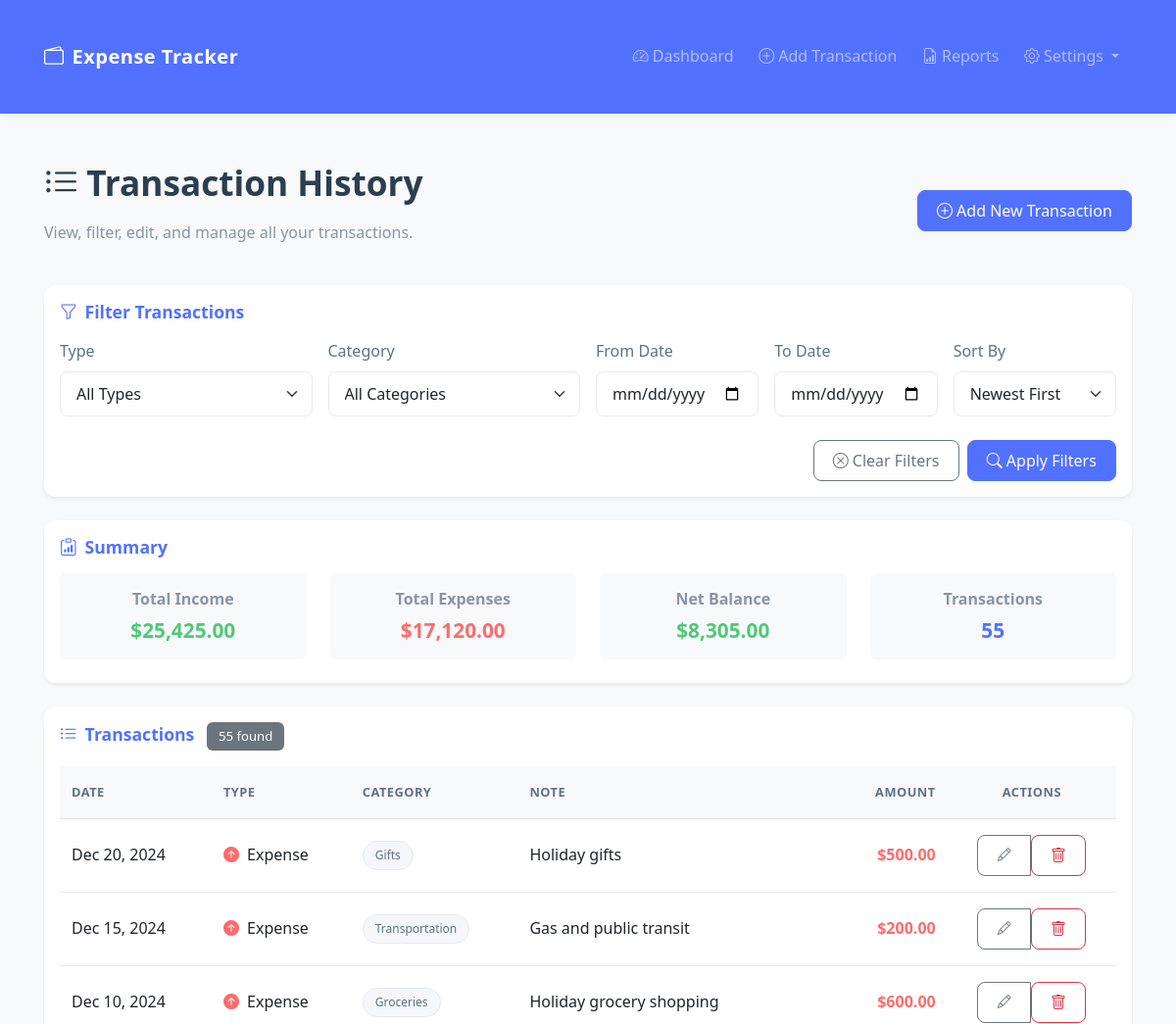
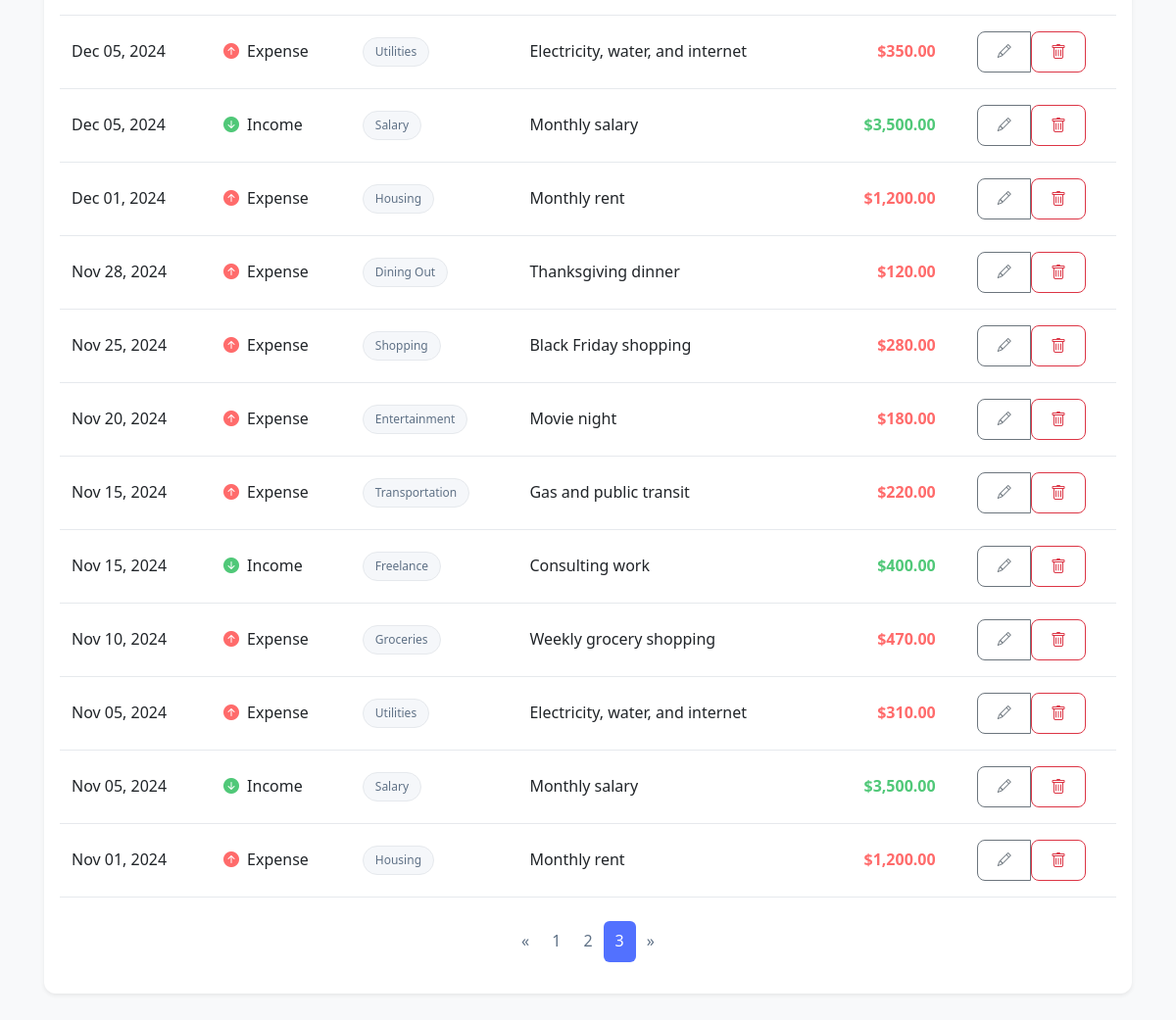
Page /transactions.php?page=3&sort=date_desc (signed in) on the committed database (2 pictures, top to bottom).
### tables this page shows
CREATE TABLE IF NOT EXISTS `transactions` (
  `id` int(11) NOT NULL AUTO_INCREMENT,
  `user_id` int(11) NOT NULL,
  `type` enum('income','expense') NOT NULL,
  `amount` decimal(10,2) NOT NULL,
  `category` varchar(50) NOT NULL,
  `date` date NOT NULL,
  `note` text,
  `created_at` datetime DEFAULT CURRENT_TIMESTAMP,
  PRIMARY KEY (`id`),
  KEY `user_id` (`user_id`),
  CONSTRAINT `transactions_ibfk_1` FOREIGN KEY (`user_id`) REFERENCES `users` (`id`) ON DELETE CASCADE
);

### transactions.php (the view, shortened to what the rows shown need)
<?php
require_once __DIR__ . '/config/database.php';
require_once __DIR__ . '/src/php/transaction.php';
$transaction = new Transaction();
$userId = $_SESSION['user_id'];
$currentPage = isset($_GET['page']) ? intval($_GET['page']) : 1;
$perPage = 20;
$offset = ($currentPage - 1) * $perPage;
$filterType = isset($_GET['type']) ? $_GET['type'] : '';
$filterCategory = isset($_GET['category']) ? $_GET['category'] : '';
$filterStartDate = isset($_GET['start_date']) ? $_GET['start_date'] : '';
$filterEndDate = isset($_GET['end_date']) ? $_GET['end_date'] : '';
$filterSort = isset($_GET['sort']) ? $_GET['sort'] : 'date_desc';
$transactions = $transaction->getFilteredTransactions(
    $userId,
    $filterType,
    $filterCategory,
    $filterStartDate,
    $filterEndDate,
    $filterSort,
    $perPage,
    $offset
);
?>
<!DOCTYPE html>
<html lang="en">
<head>
    <link href="https://cdn.jsdelivr.net/npm/bootstrap@5.3.0/dist/css/bootstrap.min.css" rel="stylesheet">
    <link href="https://cdnjs.cloudflare.com/ajax/libs/animate.css/4.1.1/animate.min.css" rel="stylesheet">
    <link href="https://cdn.jsdelivr.net/npm/bootstrap-icons@1.10.0/font/bootstrap-icons.css" rel="stylesheet">
    <link rel="stylesheet" href="src/css/styles.css">
</head>
<body class="bg-light">
    <div class="container animate__animated animate__fadeIn">
        <div class="row mb-4">
            <div class="col-md-8">
                <h1 class="mb-3"><i class="bi bi-list-ul me-2"></i>Transaction History</h1>
            </div>
        </div>
        <div class="card border-0 shadow-sm mb-4">
            <div class="card-body">
                <?php if (count($transactions) > 0): ?>
                <div class="table-responsive">
                    <table class="table table-hover align-middle">
                        <thead class="table-light">
                            <tr>
                                <th>Date</th>
                                <th>Type</th>
                                <th>Category</th>
                                <th>Note</th>
                                <th class="text-end">Amount</th>
                                <th class="text-center">Actions</th>
                            </tr>
                        </thead>
                        <tbody>
                            <?php foreach ($transactions as $trans): ?>
                            <?php
                                $typeClass = $trans['type'] == 'income' ? 'text-success' : 'text-danger';
                                $typeIcon = $trans['type'] == 'income' ? 'bi-arrow-down-circle-fill' : 'bi-arrow-up-circle-fill';
                            ?>
                            <tr>
                                <td><?= date('M d, Y', strtotime($trans['date'])) ?></td>
                                <td>
                                    <i class="bi <?= $typeIcon ?> <?= $typeClass ?> me-1"></i>
                                    <?= ucfirst(htmlspecialchars($trans['type'])) ?>
                                </td>
                                <td>
                                    <span class="badge rounded-pill bg-light text-dark">
                                        <?= htmlspecialchars($trans['category']) ?>
                                    </span>
                                </td>
                                <td>
                                    <?= empty($trans['note']) ?
                                        '<span class="text-muted fst-italic">No description</span>' :
                                        htmlspecialchars($trans['note'])
                                    ?>
                                </td>
                                <td class="<?= $typeClass ?> fw-bold text-end">
                                    $<?= number_format($trans['amount'], 2) ?>
                                </td>
                                <td class="text-center">
                                    <div class="btn-group btn-group-sm">
                                        <a href="edit_transaction.php?id=<?= $trans['id'] ?>" class="btn btn-outline-secondary">
                                            <i class="bi bi-pencil"></i>
                                        </a>
                                        <form action="" method="post" class="d-inline" onsubmit="return confirm('Are you sure you want to delete this transaction?')">
                                            <button type="submit" name="delete_transaction" class="btn btn-outline-danger">
                                                <i class="bi bi-trash"></i>
                                            </button>
                                        </form>
                                    </div>
                                </td>
                            </tr>
                            <?php endforeach; ?>
                        </tbody>
                    </table>
                </div>
                <?php endif; ?>
            </div>
        </div>
    </div>
</body>
</html>

### rows in the picture
transactions: date "Dec 20, 2024", type "Expense", category "Gifts", note "Holiday gifts", amount "500.00"
transactions: date "Dec 15, 2024", type "Expense", category "Transportation", note "Gas and public transit", amount "200.00"
transactions: date "Dec 10, 2024", type "Expense", category "Groceries", note "Holiday grocery shopping", amount "600.00"
transactions: date "Dec 05, 2024", type "Expense", category "Utilities", note "Electricity, water, and internet", amount "350.00"
transactions: date "Dec 05, 2024", type "Income", category "Salary", note "Monthly salary", amount "3,500.00"
transactions: date "Dec 01, 2024", type "Expense", category "Housing", note "Monthly rent", amount "1,200.00"
transactions: date "Nov 28, 2024", type "Expense", category "Dining Out", note "Thanksgiving dinner", amount "120.00"
transactions: date "Nov 25, 2024", type "Expense", category "Shopping", note "Black Friday shopping", amount "280.00"
transactions: date "Nov 20, 2024", type "Expense", category "Entertainment", note "Movie night", amount "180.00"
transactions: date "Nov 15, 2024", type "Expense", category "Transportation", note "Gas and public transit", amount "220.00"
transactions: date "Nov 15, 2024", type "Income", category "Freelance", note "Consulting work", amount "400.00"
transactions: date "Nov 10, 2024", type "Expense", category "Groceries", note "Weekly grocery shopping", amount "470.00"
transactions: date "Nov 05, 2024", type "Expense", category "Utilities", note "Electricity, water, and internet", amount "310.00"
transactions: date "Nov 05, 2024", type "Income", category "Salary", note "Monthly salary", amount "3,500.00"
transactions: date "Nov 01, 2024", type "Expense", category "Housing", note "Monthly rent", amount "1,200.00"

### other values in the picture
$summary['total_income'] "25,425.00"
$summary['total_expense'] "17,120.00"
$summary['net_balance'] "8,305.00"
$summary['count'] "55"
$totalTransactions "55"
